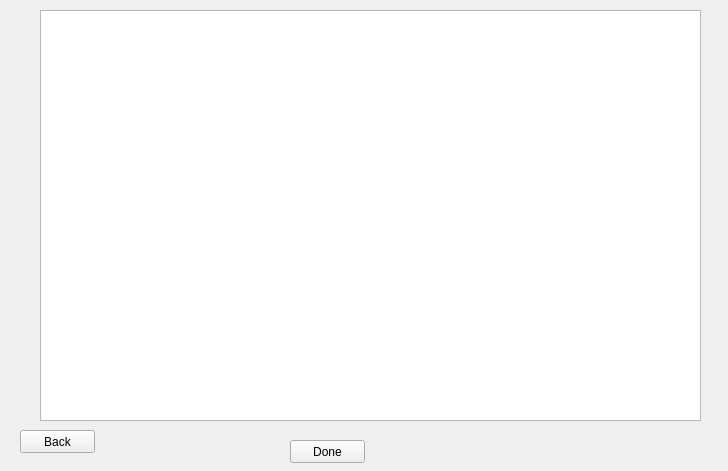
<?xml version="1.0" encoding="UTF-8"?>
<ui version="4.0">
 <class>ExamView</class>
 <widget class="QWidget" name="ExamView">
  <property name="geometry">
   <rect>
    <x>0</x>
    <y>0</y>
    <width>728</width>
    <height>471</height>
   </rect>
  </property>
  <property name="windowTitle">
   <string>Form</string>
  </property>
  <widget class="QTableView" name="lala">
   <property name="geometry">
    <rect>
     <x>40</x>
     <y>10</y>
     <width>661</width>
     <height>411</height>
    </rect>
   </property>
  </widget>
  <widget class="QPushButton" name="pushButton">
   <property name="geometry">
    <rect>
     <x>290</x>
     <y>440</y>
     <width>75</width>
     <height>23</height>
    </rect>
   </property>
   <property name="text">
    <string>Done</string>
   </property>
  </widget>
  <widget class="QPushButton" name="pushButton_2">
   <property name="geometry">
    <rect>
     <x>20</x>
     <y>430</y>
     <width>75</width>
     <height>23</height>
    </rect>
   </property>
   <property name="text">
    <string>Back</string>
   </property>
  </widget>
 </widget>
 <resources/>
 <connections/>
</ui>
